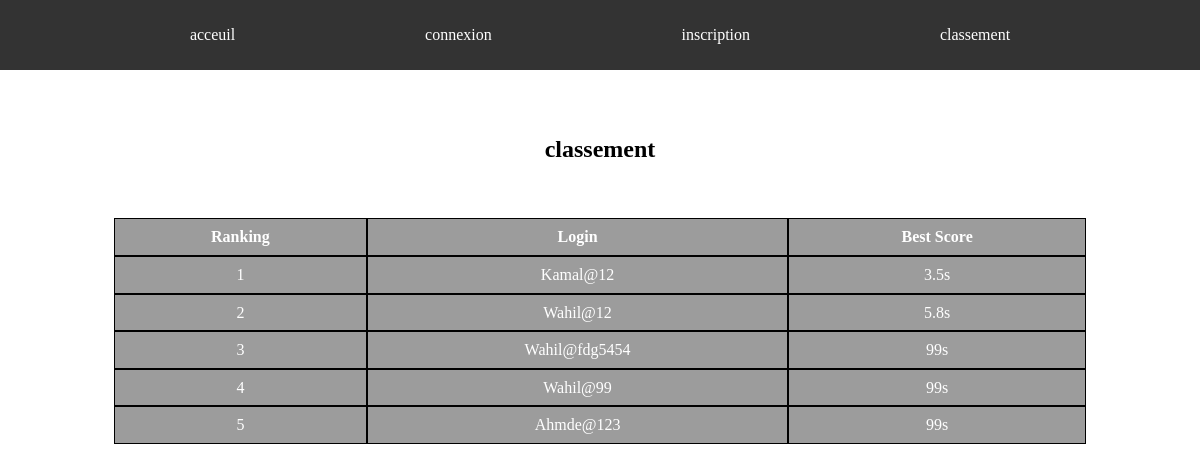
Page /classement.php on the committed database.
### tables this page shows
CREATE TABLE `players` (
  `id` int(11) NOT NULL,
  `login` varchar(255) NOT NULL,
  `password` varchar(255) NOT NULL,
  `best_score` double NOT NULL,
  `ranking` int(11) NOT NULL
);

### inc/Bdd.php (called while the page is built, shortened)
<?php
    class Bdd {
        protected $server_name;
        protected $username;
        protected $db_password;
        protected $dbname;
        public function __construct($server_name = "localhost", $username = "root", $db_password = "", $dbname = "memory") {
            $this->server_name = $server_name;
            $this->username = $username;
            $this->db_password = $db_password;
            $this->dbname = $dbname;
            return $this->connection();
        }
        private function connection() {
            try {
                $this->cnx = new PDO("mysql:host=$this->server_name; dbname=$this->dbname", $this->username, $this->db_password);
                $this->cnx->setAttribute(PDO::ATTR_ERRMODE, PDO::ERRMODE_EXCEPTION);
                return $this->cnx;
            } catch (PDOException $e){
                print "Erreur !: " . $e->getMessage() . "<br/>";
                die();
            }
        }
    }

### inc/Players.php (the view, shortened to what this page needs)
<?php
    require_once("Bdd.php");
    class Players extends Bdd {
        protected $tbname;
        public $conn;
        public function __construct() {
            $this->conn = Parent::__construct();
            $this->tbname = "players";
        }
        public function is_connected() {
            return false;
        }
        public function display_best_ten_player() { ?>
            <section class="classement">
                <h1 class="title">classement</h1>
                <article class="list-players">
                    <table class="table">
                        <thead>
                            <tr>
                                <th>Ranking</th>
                                <th>Login</th>
                                <th>Best Score</th>
                            </tr>
                        </thead>
                        <tbody>
                            <?php for($i = 1 ; isset($this->get_best_ten_player()[$i]); $i++) :?>
                                <tr>
                                    <td><?=
                                            $this->get_best_ten_player()[$i]->ranking
                                        ?></td>
                                        <td><?=
                                            $this->get_best_ten_player()[$i]->login
                                        ?></td>
                                        <td><?=
                                            $this->get_best_ten_player()[$i]->best_score
                                        ?>s</td>
                                </tr>
                                <?php endfor ;?>
                        </tbody>
                    </table>
                </article>
            </section>
        <?php }
        protected function get_table_name() {
            return $this->tbname;
        }
        public function get_best_ten_player() :array {
            $sql = "SELECT id, login, ranking, best_score FROM ".$this->get_table_name()."
            ORDER BY best_score ASC LIMIT 10 OFFSET 0";
            $req = $this->conn->prepare($sql);
            $req->execute();
            $res = $req->fetchAll(PDO::FETCH_OBJ);
            array_unshift($res, "");
            return $res;
        }
    }
    $player = new Players;

### classement.php (shortened to what this page needs)
<?php
    require_once("inc/Players.php");
?>
<!DOCTYPE html>
<html lang="fr-FR">
<?php require_once("inc/header.php"); ?>
    <div class="container">
        <main class="main">
            <?php $player->display_best_ten_player();?>
        </main>
    </div>
</body>
</html>

### inc/header.php (shortened to what this page needs)
<?php
    require_once("inc/Players.php");
?>
<head>
    <link rel="stylesheet" href="assets/css/style.css">
    <link rel="stylesheet" href="assets/css/mQuiry.css">
</head>
<body>
    <header>
        <?php if($player->is_connected()): ?>
            <ul class="menu flex-r">
                <li><a href="index.php"><?php echo $player->get_login()?></a></li>
                <li><a href="index.php">acceuil</a></li>
                <li><a href="game_home.php">game</a></li>
                <li><a href="classement.php">classement</a></li>
                <li><a href="inc/logout.php">déconnexion</a></li>
            </ul>
        <?php else :?>
            <ul class="menu flex-r">
                <li><a href="index.php">acceuil</a></li>
                <li><a href="connexion.php">connexion</a></li>
                <li><a href="inscription.php">inscription</a></li>
                <li><a href="classement.php">classement</a></li>
            </ul>
        <?php endif ?>
    </header>

### assets/css/style.css (style rules this page uses)
* { padding: 0; margin: 0; box-sizing: border-box; scroll-behavior: smooth; line-height: 1.6; }
:root { --danger-color: #DC3545; }
li { list-style: none; }
a { text-decoration: none; }
.flex-r { display: flex; flex-wrap: wrap; justify-content: space-evenly; align-items: center; }
.container { width: 1140px; padding: 10px; margin: auto; }
header { height: 70px; width: 100%; background-color: #333; }
header .menu { height: 100%; width: 100%; }
header .menu li a { color: white; }
.title { text-align: center; padding: 50px; }
.classement .table { background-color: rgba(0, 0, 0, 0.388); border-spacing: 0; text-align: center; width: 100%; }
.classement .table :is(td, th) { border: 1px solid rgb(0, 0, 0); color: white; padding: 5px; }

### assets/css/mQuiry.css (style rules this page uses)
@media screen and (max-width: 1200px) { .container { width: 992px; } }

### rows in the picture
players: players.ranking "1", players.login "Kamal@12", players.best_score "3.5", players.ranking "2", players.login "Wahil@12", players.best_score "5.8", players.ranking "3", players.login "Wahil@fdg5454", players.best_score "99", players.ranking "4", players.login "Wahil@99", ranking "5", login "Ahmde@123", best_score "99"
